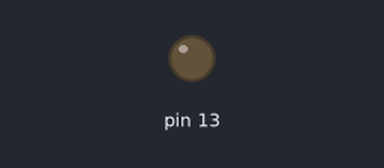
Bench run of a sketch on a simulated Arduino Uno, built with avr-gcc and run on an emulated ATmega328P. Parts: output pins drawn as LEDs (lit = HIGH).

Above: at 0.1 s.
At 39.8 s:
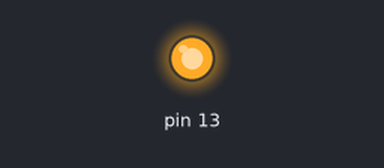
Timing chart, 0 to 40.0 s (numbered marks = the images above):
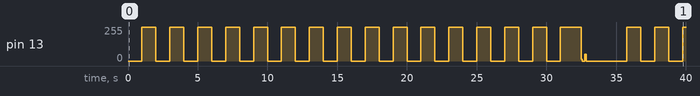

The sketch:

powerful_tumelo_fyyran1.ino
```cpp
int state = 0;
int interval = 1000;
void setup()
{
  pinMode(13,OUTPUT);
}

void loop()
{
 int a = millis();
 if(a > interval)
 {
   interval = interval + 1000;
   if(state==0){
     state = 1;
     digitalWrite(13,1);
   }
   else if(state==1){
     state=0;
     digitalWrite(13,0);
   }
  }
}
```

Measured:
- by itself, pin 13: 0/255 → 255/255 at 1.0 s, → 0/255 1.0 s later, → 255/255 1.0 s later, → 0/255 1.0 s later, … (40 changes in this stretch)
